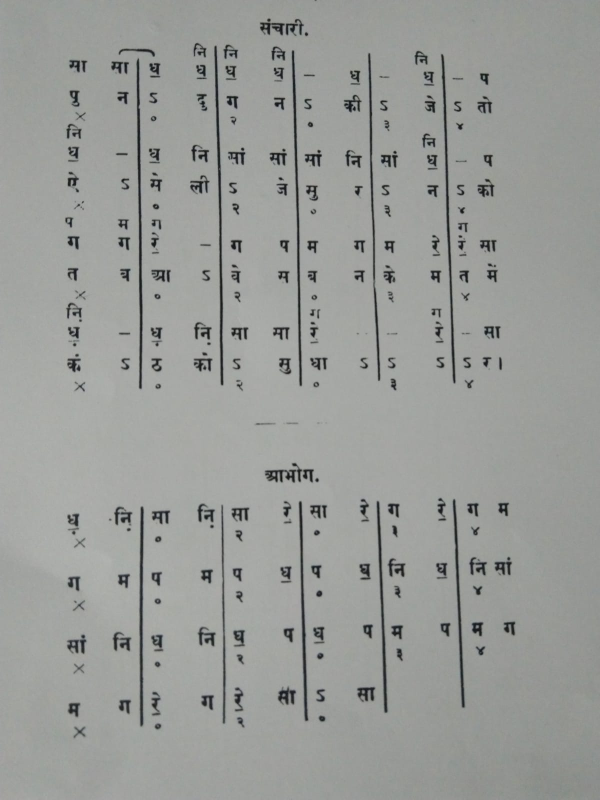
#> input picture part1.jpeg, 1200 x 1599 px, found by its file name (shown at 1/2 size)
$ python main.py
#> lines starting #> are read from the running program, lines starting #| are printed output that depends on the picture; after the words box and inside, x2 and y2 are one past the last pixel; in counts of white or black regions, pixels touching at a corner belong together
#import pandas as pd
import numpy as np
#import matplotlib.pyplot as plt

import pathlib
import cv2
import os
import sys
#import PIL.Image as Image

notes = cv2.imread("part1.jpeg", cv2.IMREAD_GRAYSCALE)
#> notes: shape (1599, 1200); min 11, max 183, mean 155.2
notes = cv2.cvtColor(notes, cv2.COLOR_BGR2RGB)
#> notes: shape (1599, 1200, 3)

_ , bin_notes = cv2.threshold(notes, 120, 255, cv2.THRESH_BINARY)
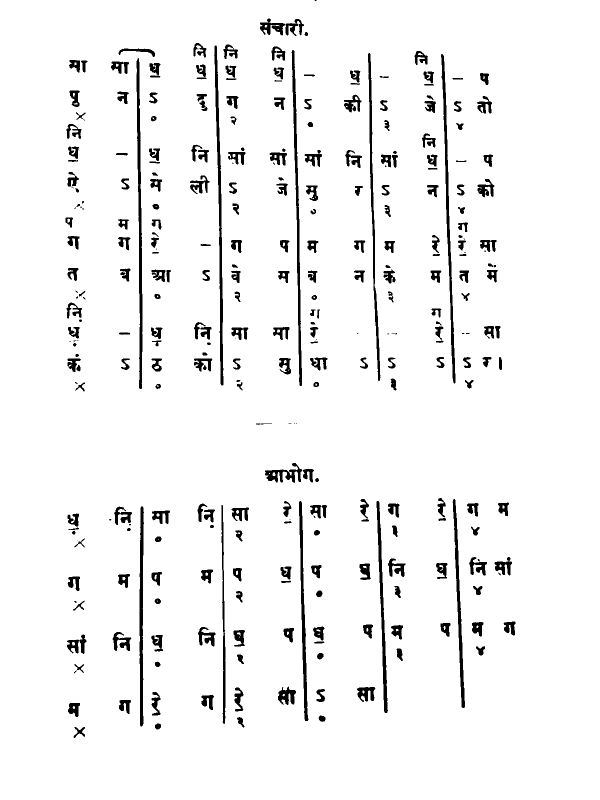
#> bin_notes: shape (1599, 1200, 3) (shown at 1/2 size); 95% white; 320 black regions (45 under 20 px), largest, box (x1, y1, x2, y2) and area: (273, 116, 285, 778) 3763, (428, 91, 447, 771) 3741, (882, 108, 911, 767) 3551

black = np.zeros(bin_notes.shape)

BinGray = cv2.Canny(bin_notes, 900, 100, 10)
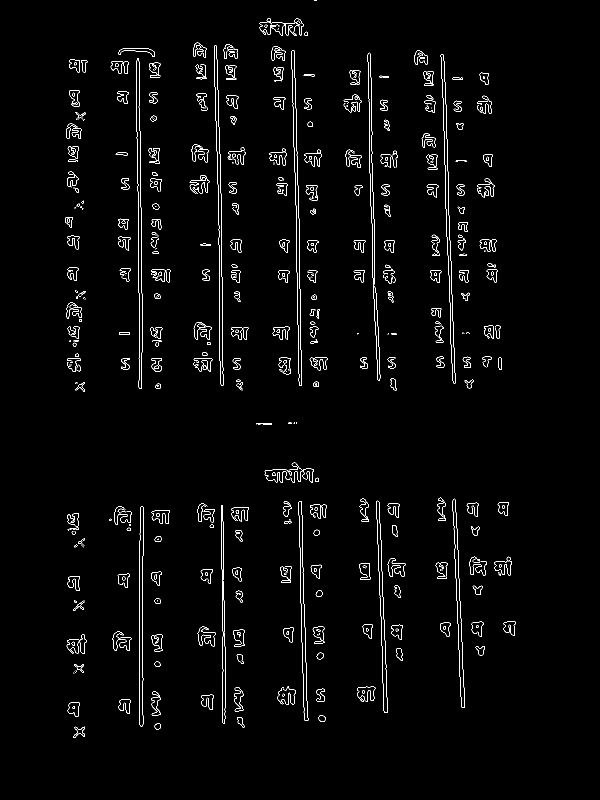
#> BinGray: shape (1599, 1200) (shown at 1/2 size); 1.9% white in thin lines or dots, all inside (x1, y1, x2, y2) = (130, 0, 1031, 1476)

Lines = cv2.HoughLines(BinGray, 1, np.pi/180, 200)
#> Lines = 22 rows, first 8: [-878, 3.11], [-427, 3.12], [-589, 3.12], [-883, 3.11], [278, 0], [445, 0], [-584, 3.12], [285, 0]

print(Lines)
#> (printed output is left out)

for line in Lines:
    rho, theta = line[0]
    a = np.cos(theta)
    b = np.sin(theta)

    x0 = a + rho
    y0 = b + rho

    x1 = int(x0 + 1000*(-b))
    x2 = int(x0 - 1000*(-b))

    y1 = int(y0 + 1000*(a))
    y2 = int(y0 - 1000*(a))


    cv2.line(BinGray, (x1,y1), (x2,y2), (255,255,255), 5)
#> this loop made 22 passes
#> (rho, theta, a, b, x0, y0, x1, x2) on passes 1 to 12: (-878, 3.11, -0.999, 0.0349, -879, -878, -913, -844), (-427, 3.12, -1, 0.0175, -428, -427, -445, -410), (-589, 3.12, -1, 0.0175, -590, -589, -607, -572), (-883, 3.11, -0.999, 0.0349, -884, -883, -918, -849), (278, 0, 1, 0, 279, 278, 279, 279), (445, 0, 1, 0, 446, 445, 446, 446), (-584, 3.12, -1, 0.0175, -585, -584, -602, -567), (285, 0, 1, 0, 286, 285, 286, 286), (-577, 3.11, -0.999, 0.0349, -578, -577, -612, -543), (-269, 3.12, -1, 0.0175, -270, -269, -287, -252), (-739, 3.12, -1, 0.0175, -740, -739, -757, -722), (-434, 3.12, -1, 0.0175, -435, -434, -452, -417)
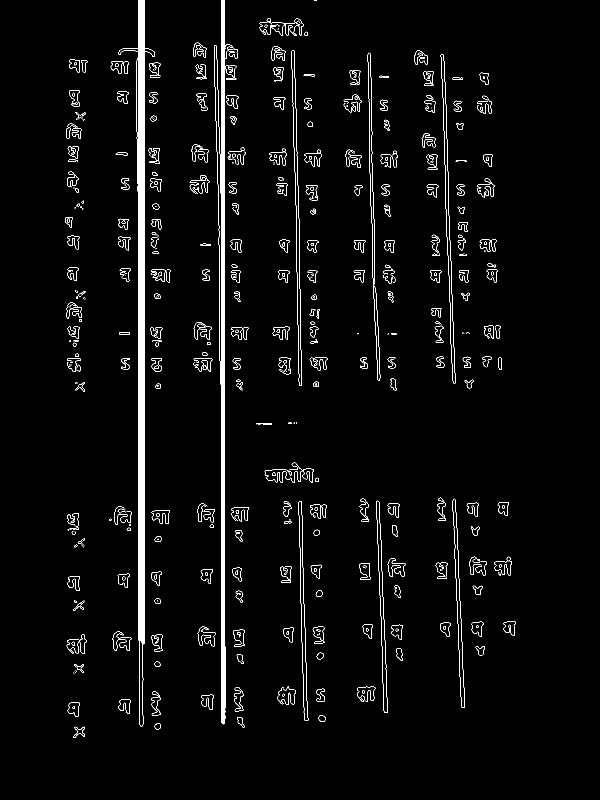
#> BinGray: shape (1599, 1200) (shown at 1/2 size); 3.2% white; 521 white regions (219 under 20 px)

cv2.imshow('HoughLines', BinGray)
contours, hierarchy = cv2.findContours(BinGray, cv2.RETR_EXTERNAL, cv2.CHAIN_APPROX_SIMPLE)
#> contours = 447 contours, 269 with area under 20; largest, box (x1, y1, x2, y2) and area: (236, 0, 310, 1453) 18772, (428, 0, 476, 1449) 12415, (583, 100, 604, 772) 3554, (881, 108, 911, 767) 3549, (597, 1002, 617, 1442) 2723

cv2.drawContours(notes, contours,-1, (0,255,0), 1)
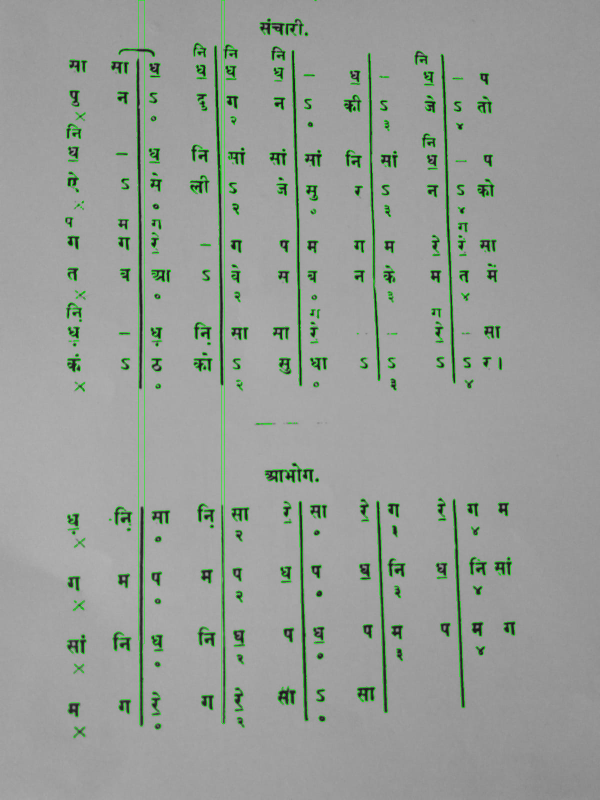
#> notes: shape (1599, 1200, 3) (shown at 1/2 size); mean R, G, B 152.8, 157.6, 152.8
cv2.imshow('bin_notes', notes)

print(len(contours))
#| 447

for cnt in contours:
    x, y, w, h = cv2.boundingRect(cnt)
    cv2.rectangle(notes, (x, y), (x + w, y + h), (0, 0, 255), 2)
#> this loop made 447 passes
#> (x, y, w, h) on passes 1 to 3: (147, 1453, 23, 23), (309, 1446, 13, 13), (474, 1434, 15, 21)
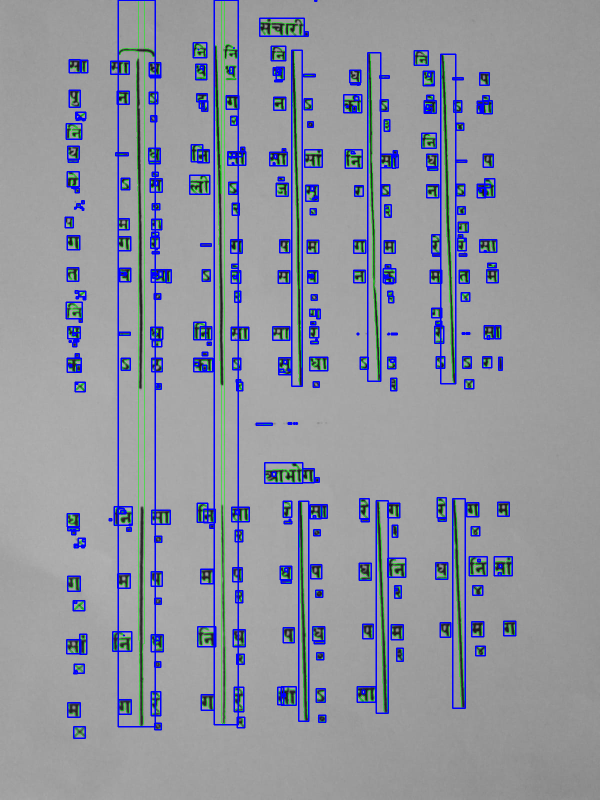
#> notes: shape (1599, 1200, 3) (shown at 1/2 size); 5.41% of pixels changed, all inside (x1, y1, x2, y2) = (129, 0, 1033, 1478)
cv2.imshow('final', notes)

cv2.imwrite('contour_drawn.jpeg', notes )


cv2.waitKey(0)
